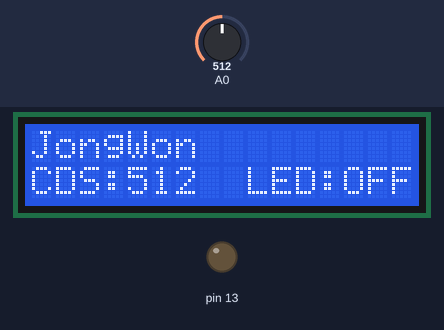
Recording of a sketch running on a simulated Arduino Uno, built with avr-gcc and run on an emulated ATmega328P. Parts: 16×2 character LCD, output pins drawn as LEDs (lit = HIGH). Inputs (shaded band) come from the test bench; at power-on: A0 = 512.

Above: at 1.2 s.
1.3 s: A0 set to 109
At 2.3 s:
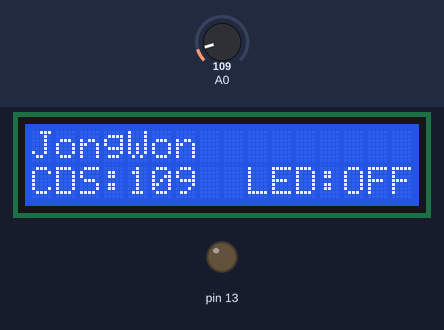
3.1 s: A0 set to 91
At 3.9 s:
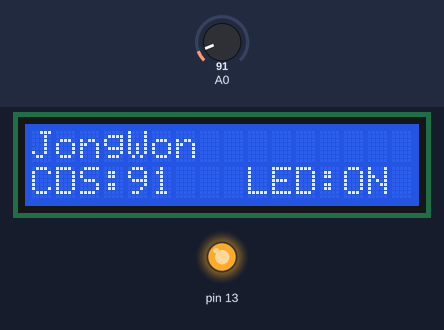
4.6 s: A0 set to 110
At 5.5 s:
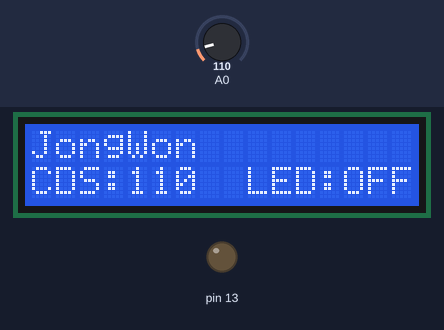
Timing chart, 0 to 7.6 s (numbered marks = the images above; inputs shaded):
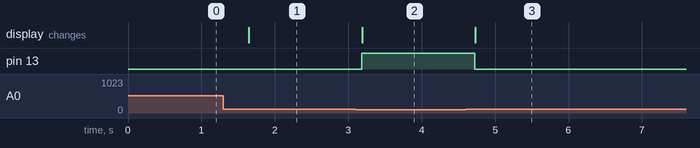

The sketch:

lcd2.ino
```cpp
#include <LiquidCrystal_I2C.h>

LiquidCrystal_I2C lcd(0x27,16,2);


/*test - gunwoo*/
void setup() {
  Serial.begin(9600);
  lcd.init();
  lcd.backlight();
  lcd.print("JongWon");
  lcd.setCursor(0,1);
  lcd.print("CDS:");
  lcd.setCursor(9,1);
  lcd.print("LED:");

  pinMode(A0,INPUT);
  pinMode(13,OUTPUT);
}

void loop() {
  int val = analogRead(A0);

  lcd.setCursor(4,1);
  lcd.print("    ");
  lcd.setCursor(4,1);
  lcd.print(val);

  String led;
  if(val>100){
    digitalWrite(13,0);
    led="OFF";
  }
  else{
    digitalWrite(13,1);
    led="ON";
  }
  lcd.setCursor(13,1);
  lcd.print("   ");
  lcd.setCursor(13,1);
  lcd.print(led);
  delay(500);
}
```

Measured:
- the behaviour switches between 101 and 100 on A0 (found by bisection; images 1 and 2)
- after the input at 1.3 s, the display: changes after 0.34 s (image 1)
- after the input at 3.1 s, pin 13: LOW → HIGH after 0.08 s; the display: changes after 0.09 s (image 2)
- after the input at 4.6 s, pin 13: HIGH → LOW after 0.13 s; the display: changes after 0.13 s (image 3)
